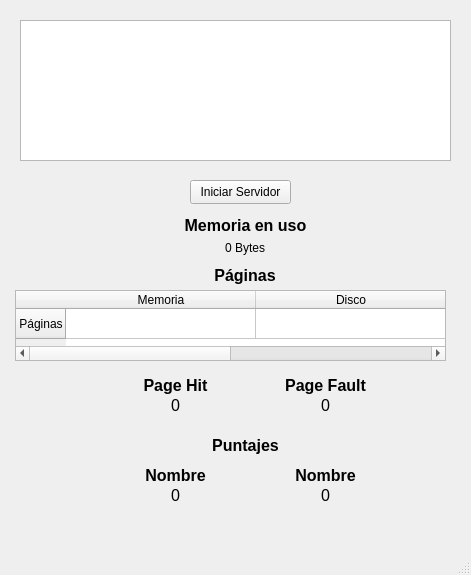
<?xml version="1.0" encoding="UTF-8"?>
<ui version="4.0">
 <class>MainWindow</class>
 <widget class="QMainWindow" name="MainWindow">
  <property name="geometry">
   <rect>
    <x>0</x>
    <y>0</y>
    <width>471</width>
    <height>575</height>
   </rect>
  </property>
  <property name="windowTitle">
   <string>MainWindow</string>
  </property>
  <widget class="QWidget" name="centralwidget">
   <widget class="QPushButton" name="startServerBtn">
    <property name="geometry">
     <rect>
      <x>190</x>
      <y>180</y>
      <width>101</width>
      <height>24</height>
     </rect>
    </property>
    <property name="text">
     <string>Iniciar Servidor</string>
    </property>
   </widget>
   <widget class="QPlainTextEdit" name="logText">
    <property name="geometry">
     <rect>
      <x>20</x>
      <y>20</y>
      <width>431</width>
      <height>141</height>
     </rect>
    </property>
   </widget>
   <widget class="QLabel" name="staticMemoryUsage">
    <property name="geometry">
     <rect>
      <x>180</x>
      <y>210</y>
      <width>131</width>
      <height>31</height>
     </rect>
    </property>
    <property name="font">
     <font>
      <pointsize>12</pointsize>
      <bold>true</bold>
     </font>
    </property>
    <property name="text">
     <string>Memoria en uso</string>
    </property>
    <property name="alignment">
     <set>Qt::AlignCenter</set>
    </property>
   </widget>
   <widget class="QLabel" name="variableMemoryUsage">
    <property name="geometry">
     <rect>
      <x>185</x>
      <y>240</y>
      <width>120</width>
      <height>16</height>
     </rect>
    </property>
    <property name="text">
     <string>0 Bytes</string>
    </property>
    <property name="alignment">
     <set>Qt::AlignCenter</set>
    </property>
   </widget>
   <widget class="QTableWidget" name="tableWidget">
    <property name="geometry">
     <rect>
      <x>15</x>
      <y>290</y>
      <width>431</width>
      <height>71</height>
     </rect>
    </property>
    <property name="rowCount">
     <number>1</number>
    </property>
    <attribute name="horizontalHeaderDefaultSectionSize">
     <number>190</number>
    </attribute>
    <row>
     <property name="text">
      <string>Páginas</string>
     </property>
     <property name="textAlignment">
      <set>AlignCenter</set>
     </property>
    </row>
    <column>
     <property name="text">
      <string>Memoria</string>
     </property>
    </column>
    <column>
     <property name="text">
      <string>Disco</string>
     </property>
    </column>
    <item row="0" column="0">
     <property name="text">
      <string/>
     </property>
    </item>
   </widget>
   <widget class="QLabel" name="staticPages">
    <property name="geometry">
     <rect>
      <x>125</x>
      <y>260</y>
      <width>240</width>
      <height>31</height>
     </rect>
    </property>
    <property name="font">
     <font>
      <pointsize>12</pointsize>
      <bold>true</bold>
     </font>
    </property>
    <property name="text">
     <string>Páginas</string>
    </property>
    <property name="alignment">
     <set>Qt::AlignCenter</set>
    </property>
   </widget>
   <widget class="QLabel" name="staticPageHit">
    <property name="geometry">
     <rect>
      <x>130</x>
      <y>370</y>
      <width>91</width>
      <height>31</height>
     </rect>
    </property>
    <property name="font">
     <font>
      <pointsize>12</pointsize>
      <bold>true</bold>
     </font>
    </property>
    <property name="text">
     <string>Page Hit</string>
    </property>
    <property name="alignment">
     <set>Qt::AlignCenter</set>
    </property>
   </widget>
   <widget class="QLabel" name="staticPageFault">
    <property name="geometry">
     <rect>
      <x>280</x>
      <y>370</y>
      <width>91</width>
      <height>31</height>
     </rect>
    </property>
    <property name="font">
     <font>
      <pointsize>12</pointsize>
      <bold>true</bold>
     </font>
    </property>
    <property name="text">
     <string>Page Fault</string>
    </property>
    <property name="alignment">
     <set>Qt::AlignCenter</set>
    </property>
   </widget>
   <widget class="QLabel" name="pageHit">
    <property name="geometry">
     <rect>
      <x>130</x>
      <y>390</y>
      <width>91</width>
      <height>31</height>
     </rect>
    </property>
    <property name="font">
     <font>
      <pointsize>12</pointsize>
      <bold>false</bold>
     </font>
    </property>
    <property name="text">
     <string>0</string>
    </property>
    <property name="alignment">
     <set>Qt::AlignCenter</set>
    </property>
   </widget>
   <widget class="QLabel" name="pageFault">
    <property name="geometry">
     <rect>
      <x>280</x>
      <y>390</y>
      <width>91</width>
      <height>31</height>
     </rect>
    </property>
    <property name="font">
     <font>
      <pointsize>12</pointsize>
      <bold>false</bold>
     </font>
    </property>
    <property name="text">
     <string>0</string>
    </property>
    <property name="alignment">
     <set>Qt::AlignCenter</set>
    </property>
   </widget>
   <widget class="QLabel" name="staticPoints">
    <property name="geometry">
     <rect>
      <x>200</x>
      <y>430</y>
      <width>91</width>
      <height>31</height>
     </rect>
    </property>
    <property name="font">
     <font>
      <pointsize>12</pointsize>
      <bold>true</bold>
     </font>
    </property>
    <property name="text">
     <string>Puntajes</string>
    </property>
    <property name="alignment">
     <set>Qt::AlignCenter</set>
    </property>
   </widget>
   <widget class="QLabel" name="staticName1">
    <property name="geometry">
     <rect>
      <x>130</x>
      <y>460</y>
      <width>91</width>
      <height>31</height>
     </rect>
    </property>
    <property name="font">
     <font>
      <pointsize>12</pointsize>
      <bold>true</bold>
     </font>
    </property>
    <property name="text">
     <string>Nombre</string>
    </property>
    <property name="alignment">
     <set>Qt::AlignCenter</set>
    </property>
   </widget>
   <widget class="QLabel" name="staticName2">
    <property name="geometry">
     <rect>
      <x>280</x>
      <y>460</y>
      <width>91</width>
      <height>31</height>
     </rect>
    </property>
    <property name="font">
     <font>
      <pointsize>12</pointsize>
      <bold>true</bold>
     </font>
    </property>
    <property name="text">
     <string>Nombre</string>
    </property>
    <property name="alignment">
     <set>Qt::AlignCenter</set>
    </property>
   </widget>
   <widget class="QLabel" name="points1">
    <property name="geometry">
     <rect>
      <x>130</x>
      <y>480</y>
      <width>91</width>
      <height>31</height>
     </rect>
    </property>
    <property name="font">
     <font>
      <pointsize>12</pointsize>
      <bold>false</bold>
     </font>
    </property>
    <property name="text">
     <string>0</string>
    </property>
    <property name="alignment">
     <set>Qt::AlignCenter</set>
    </property>
   </widget>
   <widget class="QLabel" name="points2">
    <property name="geometry">
     <rect>
      <x>280</x>
      <y>480</y>
      <width>91</width>
      <height>31</height>
     </rect>
    </property>
    <property name="font">
     <font>
      <pointsize>12</pointsize>
      <bold>false</bold>
     </font>
    </property>
    <property name="text">
     <string>0</string>
    </property>
    <property name="alignment">
     <set>Qt::AlignCenter</set>
    </property>
   </widget>
  </widget>
  <widget class="QMenuBar" name="menubar">
   <property name="geometry">
    <rect>
     <x>0</x>
     <y>0</y>
     <width>471</width>
     <height>21</height>
    </rect>
   </property>
  </widget>
  <widget class="QStatusBar" name="statusbar"/>
 </widget>
 <resources/>
 <connections/>
</ui>
